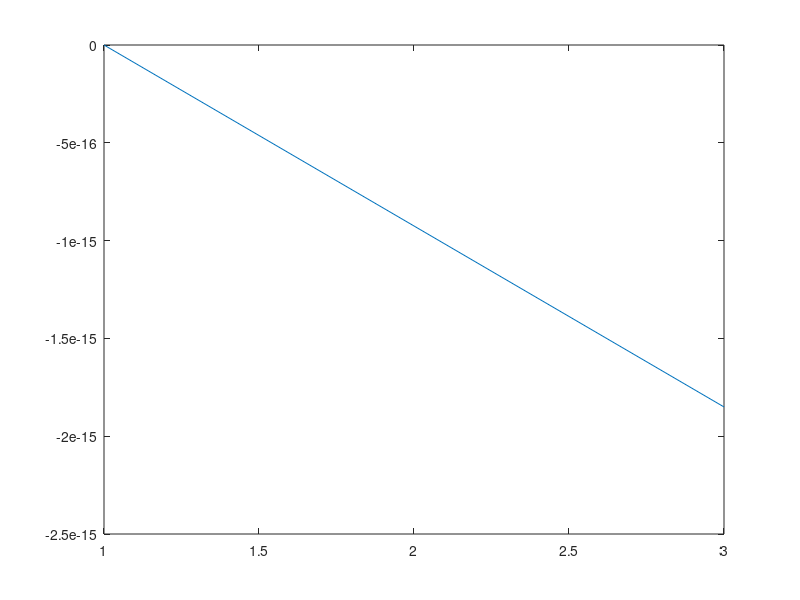

MATLAB code to generate this figure:
% 1) fazer o sinal x(n) com 2000 amostras e fa=500hz, que é a soma de 2 sinais
%sinusoidais com amplitudes 1 e 3 e frequencias fa/40 e fa/4

 N = 2000;
fa = 500;
Ta = 1/fa;
t = 0:Ta:Ta*N-Ta;
length(t)

x1 = 1*sin(2*pi*(fa/40)*t);
x2 = 3*sin(2*pi*(fa/4 )*t);

x = x1+x2;

% 2) Fazer o grafico do x(n) passando para tempo em minutos (esboce em
% papel)

plot(t/60,x)
xlabel('tempo (s)')
ylabel('x(n)')
title('Gráfico de x(n)')

% 3) calcular o sinal y(n) que é resultado da filtragem de x(n) por
% h(n) = 0.5*&(n)+0.5*&(n-2)

h = 0.5*[1 0 1];
y = conv(x,h);
plot(t,y(1:2000))

% 4) calcular a energia do sinal x(n) (escrever o valor na folha de teste)

Ex = sum(x.^2)

% 5) calcular a energia do ruido de x(n) que depende do y(n) (escrever o valor na folha de teste)

r = x - y(1:2000)
Er = sum(r.^2)

% 7) x(k) = sum(k=a até M) * (2(-1)^k/2*pi*k) * sin(4*pi*k*t)
% t[0;2] e o sinal tenha 200 amostras M=100
% Calcular x e fazer grafico (esboçar no papel)
 
Na = 200;
M = 100;
%T = 0:Ta:Ta*Na-Ta;

for k = 1:M, T = 0:2
    xk(k,:)=((2*(-1).^k)/(2*pi*k))*sin(4*pi*k*T);
end
soma = sum(xk);
plot(soma)
